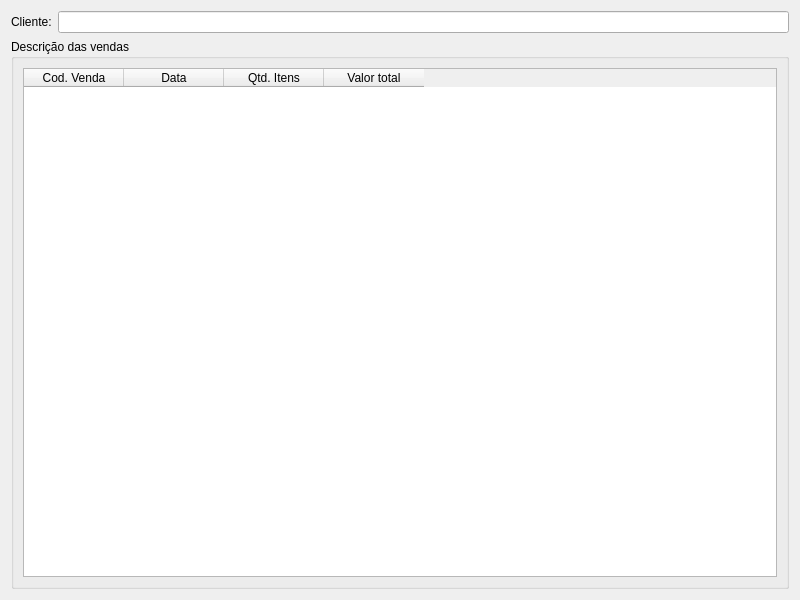
<?xml version="1.0" encoding="UTF-8"?>
<ui version="4.0">
 <class>Form</class>
 <widget class="QWidget" name="Form">
  <property name="windowModality">
   <enum>Qt::ApplicationModal</enum>
  </property>
  <property name="geometry">
   <rect>
    <x>0</x>
    <y>0</y>
    <width>800</width>
    <height>600</height>
   </rect>
  </property>
  <property name="minimumSize">
   <size>
    <width>800</width>
    <height>600</height>
   </size>
  </property>
  <property name="maximumSize">
   <size>
    <width>800</width>
    <height>600</height>
   </size>
  </property>
  <property name="windowTitle">
   <string>Informação sobre a venda</string>
  </property>
  <layout class="QVBoxLayout" name="verticalLayout_2">
   <item>
    <layout class="QFormLayout" name="formLayout_2">
     <item row="0" column="0">
      <widget class="QLabel" name="label_3">
       <property name="text">
        <string>Cliente:</string>
       </property>
      </widget>
     </item>
     <item row="0" column="1">
      <widget class="QLineEdit" name="cliente_line">
       <property name="readOnly">
        <bool>true</bool>
       </property>
      </widget>
     </item>
    </layout>
   </item>
   <item>
    <widget class="QGroupBox" name="groupBox_2">
     <property name="title">
      <string>Descrição das vendas</string>
     </property>
     <layout class="QVBoxLayout" name="verticalLayout">
      <item>
       <widget class="QTableWidget" name="tableWidget">
        <property name="alternatingRowColors">
         <bool>false</bool>
        </property>
        <property name="textElideMode">
         <enum>Qt::ElideLeft</enum>
        </property>
        <property name="rowCount">
         <number>0</number>
        </property>
        <column>
         <property name="text">
          <string>Cod. Venda</string>
         </property>
        </column>
        <column>
         <property name="text">
          <string>Data</string>
         </property>
        </column>
        <column>
         <property name="text">
          <string>   Qtd. Itens   </string>
         </property>
        </column>
        <column>
         <property name="text">
          <string>   Valor total   </string>
         </property>
        </column>
       </widget>
      </item>
     </layout>
    </widget>
   </item>
  </layout>
 </widget>
 <resources/>
 <connections/>
</ui>
